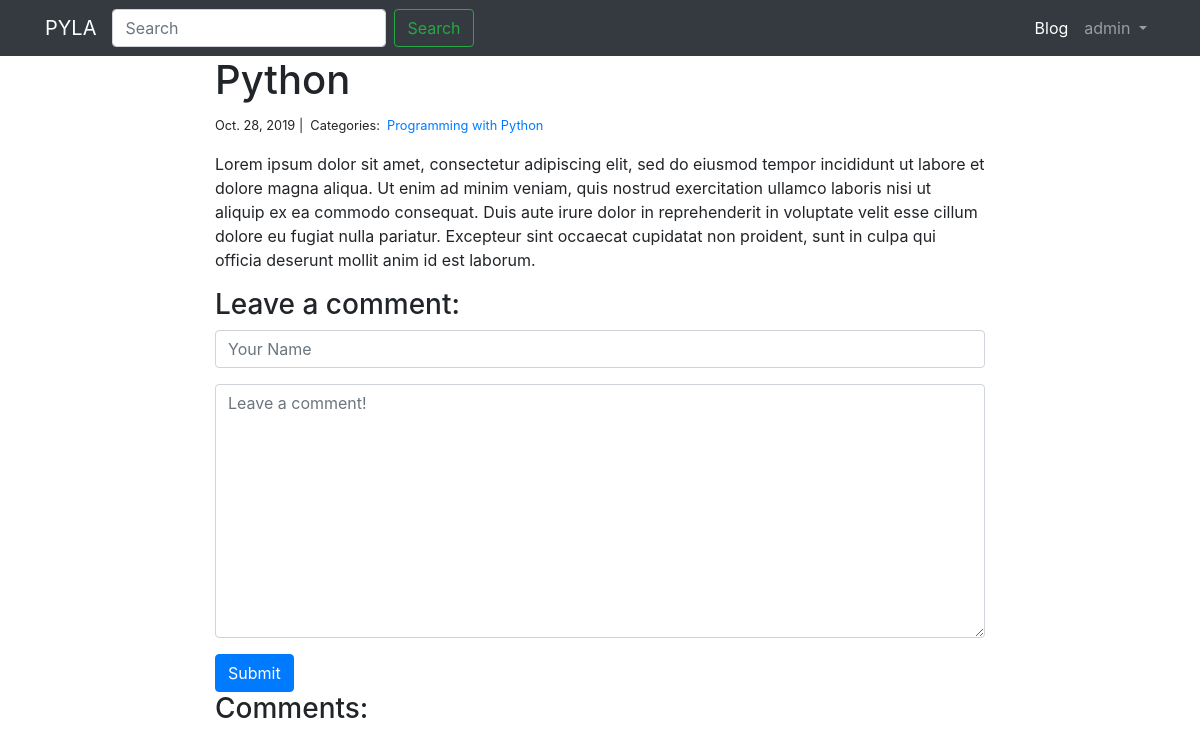
Page /blog/1/ (signed in) on the committed database.
### blog/models.py (models this page shows, shortened)
class Post(models.Model):
    title           = models.CharField(max_length=255)
    body            = models.TextField()
    created_on      = models.DateTimeField(auto_now_add=True)
    last_modified   = models.DateTimeField(auto_now=True)
    categories      = models.ManyToManyField(Category, related_name='posts')

class Category(models.Model):
    name            = models.CharField(max_length=100)
    class Meta:
        verbose_name        = 'Category'
        verbose_name_plural = 'Categories'

### blog/views.py (the view, shortened to what this page needs)
# urls.py: path('blog/<int:pk>/', views.blog_detail, name='blog_detail'),
def blog_detail(request, pk):
    post        = get_object_or_404(Post, pk=pk)
    form = CommentForm()
    comments    = Comment.objects.filter(post=post)
    context     = {'post':post, 'comments':comments, 'form':form}
    return render(request, 'blog/blog_detail.html', context)

### blog/forms.py
class CommentForm(forms.Form):
    author = forms.CharField(
        max_length=60,
        widget=forms.TextInput(attrs={
            "class": "form-control",
            "placeholder": "Your Name"
        })
    )
    body = forms.CharField(widget=forms.Textarea(
        attrs={
            "class": "form-control",
            "placeholder": "Leave a comment!"
        })
    )

### templates/blog/blog_detail.html (shortened to what this page needs)
{% extends "base.html" %}
{% block content %}
<div class="col-md-8 offset-md-2">
    <h1>{{ post.title }}</h1>
    <small>
        {{ post.created_on.date }} |&nbsp;
        Categories:&nbsp;
        {% for category in post.categories.all %}
        <a href="{% url 'blog_category' category.name %}">
            {{ category.name }}
        </a>&nbsp;
        {% endfor %}
    </small>
    <p>{{ post.body | linebreaks }}</p>
    {% if request.user.is_authenticated %}
    <h3>Leave a comment:</h3>
    <form action="/blog/{{ post.pk }}/" method="post">
        <div class="form-group">
            {{ form.author }}
        </div>
        <div class="form-group">
            {{ form.body }}
        </div>
        <button type="submit" class="btn btn-primary">Submit</button>
    </form>
    {% endif %}
    <h3>Comments:</h3>
</div>
{% endblock %}

### templates/nav.html (shortened to what this page needs)
<nav class="navbar navbar-expand-lg navbar-dark bg-dark">
    <div class="container">
  <a class="navbar-brand" href="{% url 'home_page' %}">PYLA</a>
     <form class="form-inline my-2 my-lg-0">
      <input class="form-control mr-sm-2" type="search" placeholder="Search" aria-label="Search">
      <button class="btn btn-outline-success my-2 my-sm-0" type="submit">Search</button>
    </form>
  <div class="collapse navbar-collapse" id="navbarSupportedContent">
                   <ul class="navbar-nav ml-auto">
                  <li class="nav-item active">
                    <a class="nav-link" href="{% url 'blog_index' %}">Blog<span class="sr-only">(current)</span></a>
                  </li>
                  {% if request.user.is_authenticated %}
                      <li class="nav-item dropdown">
                        <a class="nav-link dropdown-toggle" href="#" id="navbarDropdown" role="button" data-toggle="dropdown" aria-haspopup="true" aria-expanded="false">
                          {{ request.user.username }}
                        </a>
                      </li>
                  {% endif %}
                </ul>
  </div>
</div>
</nav>

### rows in the picture
Post: title "Python", created_on "Oct. 28, 2019", body "Lorem ipsum dolor sit amet, consectetur adipiscing elit, sed do eiusmod tempor incididunt ut labore et dolore magna aliqua. Ut enim ad minim veniam, quis nostrud exercitation ullamco laboris nisi ut aliquip ex ea commodo consequat. Duis aute irure dolor in reprehenderit in voluptate velit esse cillum dolore eu fugiat nulla pariatur. Excepteur sint occaecat cupidatat non proident, sunt in culpa qui officia deserunt mollit anim id est laborum."
Category: name "Programming with Python"

### other values in the picture
{{ request.user.username }} "admin"
